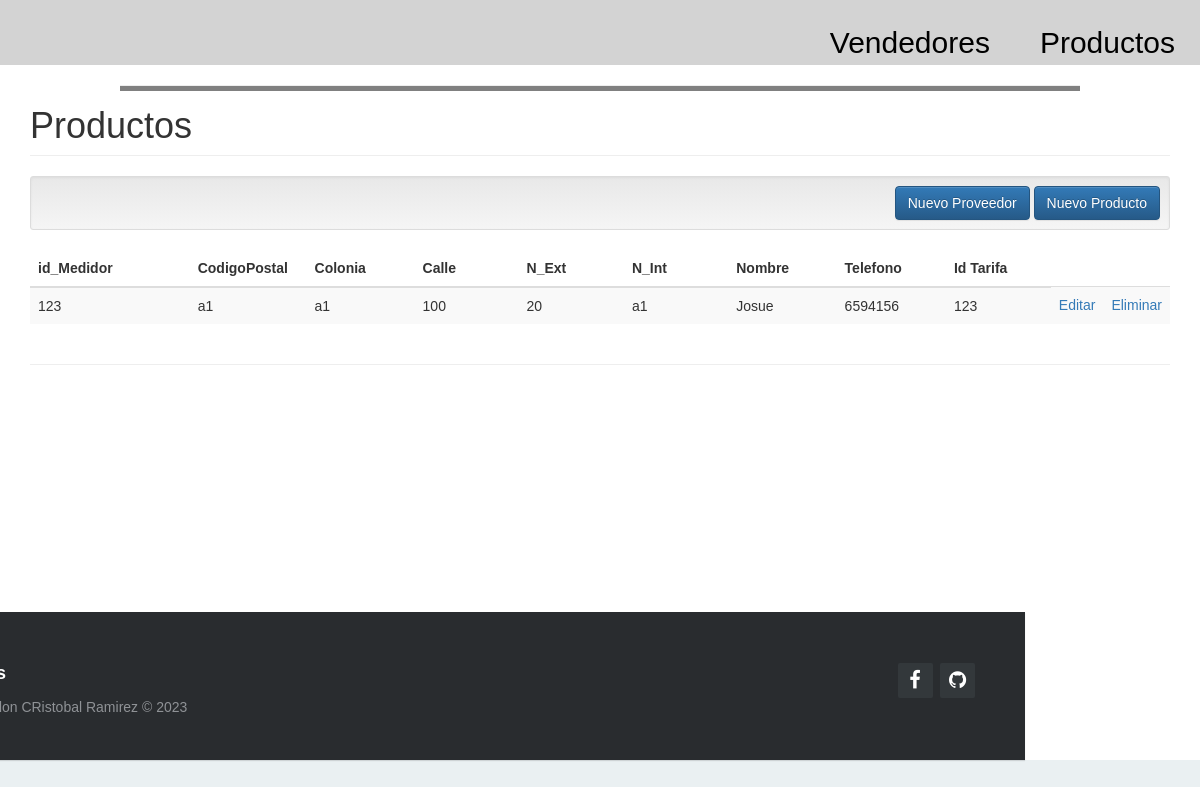
The app's page /index.php?c=producto with its own data.
### tables this page shows
CREATE TABLE `productos` (
  `id_Medidor` int(11) NOT NULL,
  `CodigoPostal` varchar(50) NOT NULL,
  `Colonia` varchar(100) NOT NULL,
  `Calle` varchar(100) NOT NULL,
  `N_Ext` int(11) NOT NULL,
  `N_Int` varchar(500) NOT NULL,
  `Nombre` varchar(100) NOT NULL,
  `Telefono` varchar(200) NOT NULL,
  `id_Vendedor` int(11) NOT NULL
);

### Controller/producto.controller.php (called while the page is built, shortened)
<?php
require_once 'model/producto.php';
class ProductoController{
    public function __CONSTRUCT(){
        $this->model = new Productos();
    }
    public function Index(){
        require_once 'view/header.php';
        require_once 'view/producto/producto.php';
        require_once 'view/footer.php';
    }
}

### Model/database.php (called while the page is built)
<?php
class Database
{
    public static function Conectar()
    {
        $pdo = new PDO('mysql:host=localhost;dbname=bd_sabritas;charset=utf8', 'root', '');
        $pdo->setAttribute(PDO::ATTR_ERRMODE, PDO::ERRMODE_EXCEPTION);
        return $pdo;
    }
}

### Model/producto.php (called while the page is built, shortened)
<?php
class Productos
{
	private $pdo;
	public function __CONSTRUCT()
	{
		try
		{
			$this->pdo = Database::Conectar();
		}
		catch(Exception $e)
		{
			die($e->getMessage());
		}
	}
	public function Listar()
	{
		try
		{
			$stm = $this->pdo->prepare("SELECT * FROM Productos");
			$stm->execute();
			return $stm->fetchAll(PDO::FETCH_OBJ);
		}
		catch(Exception $e)
		{
			die($e->getMessage());
		}
	}
}

### View/producto/producto.php (the view)
<h1 class="page-header">Productos </h1>
<div class="well well-sm text-right">
    <a class="btn btn-primary" href="?c=Vendedores&a=Nuevo">Nuevo Proveedor</a>
    <a class="btn btn-primary" href="?c=producto&a=Nuevo">Nuevo Producto</a>
</div>
<table class="table table-striped">
    <thead>
        <tr>
            <th style="width:180px;">id_Medidor</th>
            <th style="width:120px;">CodigoPostal</th>
            <th style="width:120px;">Colonia</th>
            <th style="width:120px;">Calle</th>
            <th style="width:120px;">N_Ext</th>
            <th style="width:120px;">N_Int</th>
            <th style="width:120px;">Nombre</th>
            <th style="width:120px;">Telefono</th>
            <th style="width:120px;">Id Tarifa</th>
        </tr>
    </thead>
    <tbody>
    <?php foreach($this->model->Listar() as $r): ?>
        <tr>
            <td><?php echo $r->id_Medidor; ?></td>
            <td><?php echo $r->CodigoPostal; ?></td>
            <td><?php echo $r->Colonia; ?></td>
            <td><?php echo $r->Calle; ?></td>
            <td><?php echo $r->N_Ext; ?></td>
            <td><?php echo $r->N_Int; ?></td>
            <td><?php echo $r->Nombre; ?></td>
            <td><?php echo $r->Telefono; ?></td>
            <td><?php echo $r->id_Vendedor; ?></td>
            <td>
                <a href="?c=producto&a=Crud&id_Medidor=<?php echo $r->id_Medidor; ?>">Editar</a>
            </td>
            <td>
                <a onclick="javascript:return confirm('¿Seguro de eliminar este registro?');" href="?c=producto&a=Eliminar&id_Medidor=<?php echo $r->id_Medidor; ?>">Eliminar</a>
            </td>
        </tr>
    <?php endforeach; ?>
    </tbody>
</table>

### assets/css/demo.css (style rules this page uses)
* { padding:0; margin:0; }
html { background-color: #eaf0f2; }
body { font:14px/1.5 Arial, Helvetica, sans-serif; }

### View/header.php (style rules this page uses)
:root { --principal: lightgray; --secundario: #3D8361; --tercero: #061b17; --cuarto: #375a54; --quinto: #EEF2E6; }

### records on screen
productos: id_Medidor "123", CodigoPostal "a1", Colonia "a1", Calle "100", N_Ext "20", N_Int "a1", Nombre "Josue", Telefono "6594156", id_Vendedor "123"
